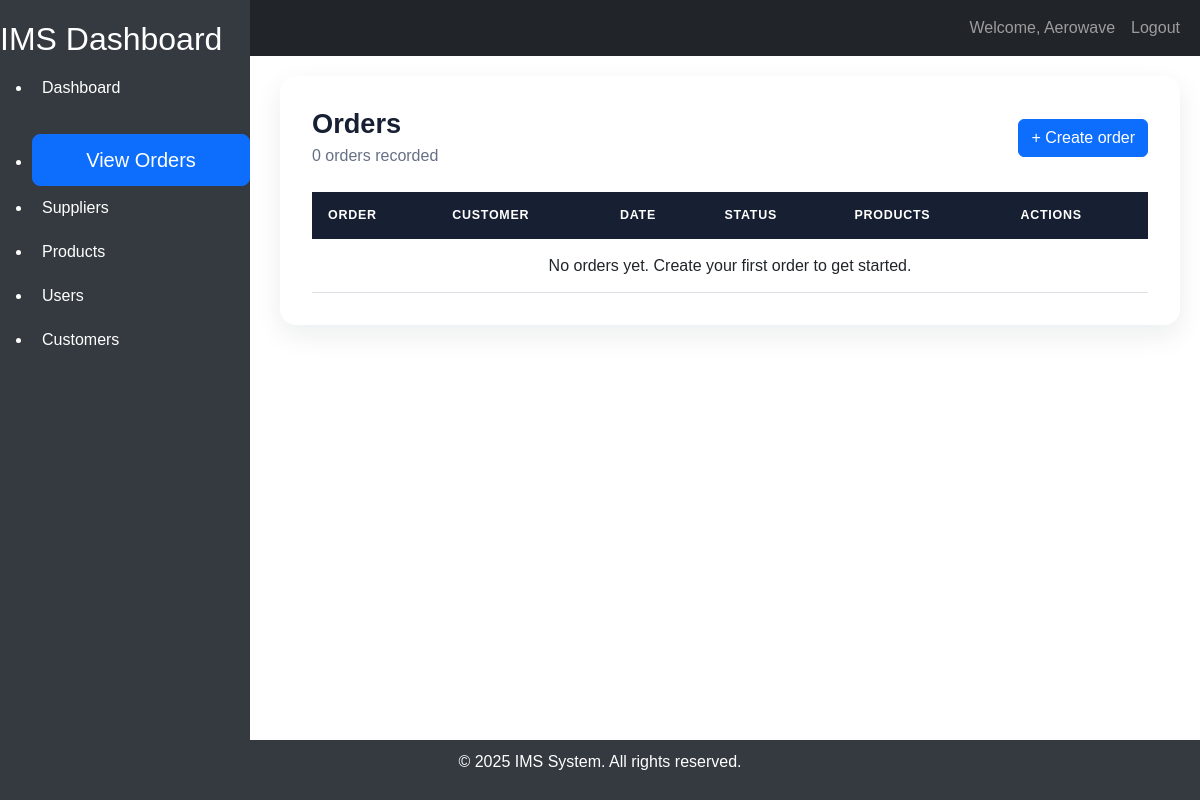
Page /orders/orders/ (signed in) on the earlier database version.
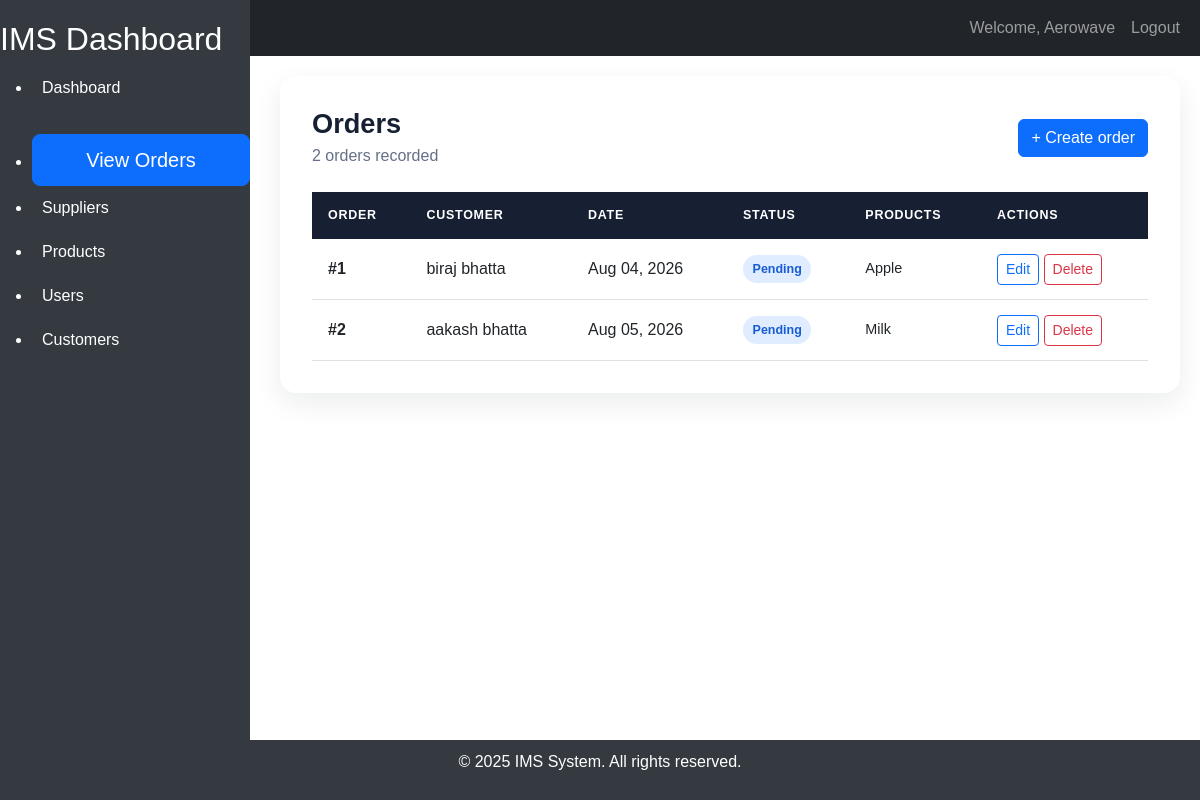
Same page on the later database version.
### orders/models.py (models this page shows)
class Order(models.Model):
    class OrderStatus(models.TextChoices):
        PENDING = "Pending"
        PROCESSING = "Processing"
        SHIPPED = "shipped"
        DELIVERED = "delivered"
        CANCELLED = "cancelled"
    order_id = models.AutoField(primary_key=True)
    customer = models.ForeignKey(Customer, on_delete=models.CASCADE)
    order_date = models.DateField(default=None, blank=True)
    status = models.CharField(max_length=100, choices=OrderStatus.choices, default=OrderStatus.PENDING)
    order_details = models.ManyToManyField(Product)

### customer/models.py (models this page shows, shortened)
class Customer(models.Model):
    id = models.AutoField(primary_key=True)
    name = models.CharField(max_length=100)
    email = models.EmailField(unique=True)
    phone = models.CharField(max_length=15, blank=True,null=True)
    password =models.CharField(max_length=100)
    created_at = models.DateTimeField(auto_now_add=True)
    updated_at = models.DateTimeField(auto_now=True)
    address = models.TextField(blank=True,null=True)
    class Meta:
        db_table = 'customers'
        verbose_name = 'customer'
        verbose_name_plural= 'customers'

### product/models.py (models this page shows, shortened)
class Product(models.Model):
    id = models.AutoField(primary_key=True)
    name = models.CharField(max_length = 100)
    description = models.TextField(blank=True, null=True)
    created_at = models.DateTimeField(auto_now_add=True)
    expiry_date = models.DateTimeField(auto_now_add=True)
    price = models.DecimalField(max_digits=10, decimal_places=2)
    quantity = models.PositiveIntegerField(default=0)
    category = models.CharField(max_length=100)
    class Meta:
        db_table = "products"
        verbose_name = 'Product'
        verbose_name_plural = 'Products'

### orders/views.py (the view)
# urls.py: path('orders/', OrderListView.as_view(), name='order_list'),
class OrderListView(SessionLoginRequiredMixin, ListView):
    model = Order
    template_name = "orders/order_list.html"
    context_object_name = "orders"

### home/mixins.py (called while the page is built)
    def dispatch(self, request, *args, **kwargs):
        if not request.session.get("user_id"):
            return redirect_to_login(request.get_full_path(), "login")
        return super().dispatch(request, *args, **kwargs)

### orders/template/orders/order_list.html (shortened to what this page needs)
{% extends "home/base.html" %}
{% block content %}
<section class="orders-panel">
    <div class="orders-header">
        <div>
            <h1>Orders</h1>
            <p>{{ orders|length }} order{{ orders|length|pluralize }} recorded</p>
        </div>
        <a class="btn btn-primary" href="{% url 'order-create' %}">+ Create order</a>
    </div>
    <div class="table-responsive">
        <table class="table orders-table align-middle mb-0">
            <thead>
                <tr>
                    <th>Order</th>
                    <th>Customer</th>
                    <th>Date</th>
                    <th>Status</th>
                    <th>Products</th>
                    <th>Actions</th>
                </tr>
            </thead>
            <tbody>
                {% for order in orders %}
                    <tr>
                        <td class="fw-semibold">#{{ order.order_id }}</td>
                        <td>{{ order.customer.name }}</td>
                        <td>{{ order.order_date|date:"M d, Y" }}</td>
                        <td><span class="status">{{ order.get_status_display }}</span></td>
                        <td class="products">
                            {% for product in order.order_details.all %}
                                {{ product.name }}{% if not forloop.last %}, {% endif %}
                            {% empty %}
                                <span class="text-muted">No products</span>
                            {% endfor %}
                        </td>
                        <td class="text-nowrap">
                            <a class="btn btn-sm btn-outline-primary" href="{% url 'order-update' order.order_id %}">Edit</a>
                            <a class="btn btn-sm btn-outline-danger" href="{% url 'order-delete' order.order_id %}">Delete</a>
                        </td>
                    </tr>
                {% empty %}
                    <tr><td class="empty" colspan="6">No orders yet. Create your first order to get started.</td></tr>
                {% endfor %}
            </tbody>
        </table>
    </div>
</section>
{% endblock %}

Differences in the rows shown:
added Order: order_id "1", customer.name "biraj bhatta", order_date "Aug 04, 2026", status "Pending"
now on this page (row unchanged): Product: name "Apple", shown under "1"
added Order: order_id "2", customer.name "aakash bhatta", order_date "Aug 05, 2026", status "Pending"
now on this page (row unchanged): Product: name "Milk", shown under "2"
Other differences:
{{ orders|length }}: "0" → "2"
text no longer shown: "No orders yet. Create your first order to get started."
